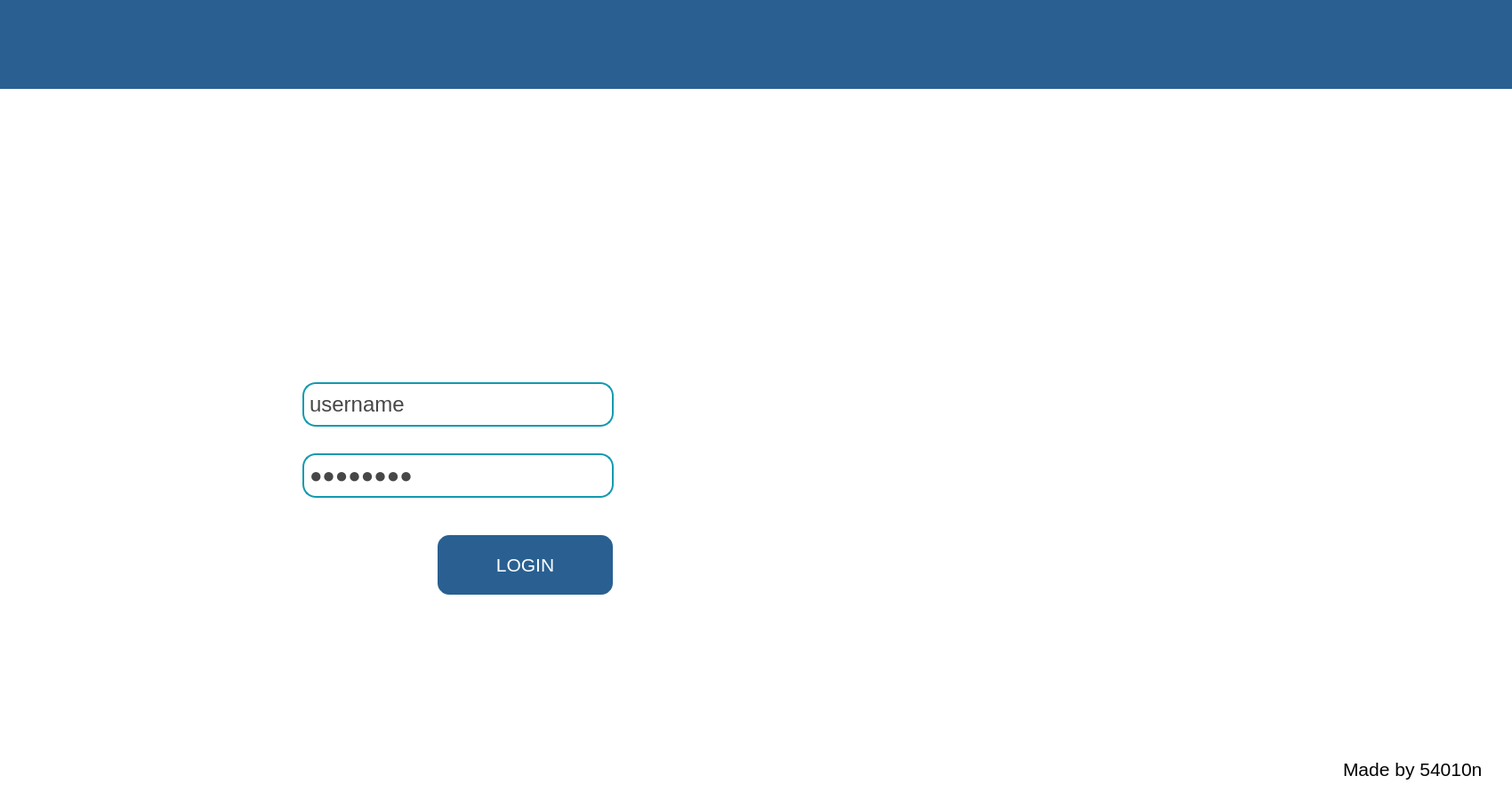
<?xml version="1.0" encoding="UTF-8"?>
<ui version="4.0">
 <class>LoginForm</class>
 <widget class="QWidget" name="LoginForm">
  <property name="geometry">
   <rect>
    <x>0</x>
    <y>0</y>
    <width>1700</width>
    <height>900</height>
   </rect>
  </property>
  <property name="sizePolicy">
   <sizepolicy hsizetype="Preferred" vsizetype="Preferred">
    <horstretch>0</horstretch>
    <verstretch>0</verstretch>
   </sizepolicy>
  </property>
  <property name="minimumSize">
   <size>
    <width>1700</width>
    <height>900</height>
   </size>
  </property>
  <property name="maximumSize">
   <size>
    <width>1700</width>
    <height>900</height>
   </size>
  </property>
  <property name="windowTitle">
   <string>WELCOME</string>
  </property>
  <property name="windowIcon">
   <iconset>
    <normaloff>uit.ico</normaloff>uit.ico</iconset>
  </property>
  <property name="styleSheet">
   <string notr="true">background-color:white;</string>
  </property>
  <widget class="QLabel" name="label_2">
   <property name="geometry">
    <rect>
     <x>430</x>
     <y>230</y>
     <width>171</width>
     <height>141</height>
    </rect>
   </property>
   <property name="text">
    <string/>
   </property>
   <property name="pixmap">
    <pixmap>uit.png</pixmap>
   </property>
  </widget>
  <widget class="QLabel" name="label_3">
   <property name="geometry">
    <rect>
     <x>295</x>
     <y>435</y>
     <width>31</width>
     <height>41</height>
    </rect>
   </property>
   <property name="text">
    <string/>
   </property>
   <property name="pixmap">
    <pixmap>user.png</pixmap>
   </property>
  </widget>
  <widget class="QLabel" name="label_4">
   <property name="geometry">
    <rect>
     <x>290</x>
     <y>510</y>
     <width>31</width>
     <height>41</height>
    </rect>
   </property>
   <property name="text">
    <string/>
   </property>
   <property name="pixmap">
    <pixmap>pass.png</pixmap>
   </property>
  </widget>
  <widget class="QLineEdit" name="lineUsername">
   <property name="geometry">
    <rect>
     <x>340</x>
     <y>430</y>
     <width>350</width>
     <height>50</height>
    </rect>
   </property>
   <property name="font">
    <font>
     <pointsize>18</pointsize>
    </font>
   </property>
   <property name="styleSheet">
    <string notr="true">background-color: white; border-style: solid; border-width: 2px; border-radius: 15px; border-color: rgb(18,153,175); padding: 4px; color: #474747;</string>
   </property>
   <property name="text">
    <string>username</string>
   </property>
  </widget>
  <widget class="QLineEdit" name="linePassword">
   <property name="geometry">
    <rect>
     <x>340</x>
     <y>510</y>
     <width>350</width>
     <height>50</height>
    </rect>
   </property>
   <property name="font">
    <font>
     <pointsize>18</pointsize>
    </font>
   </property>
   <property name="styleSheet">
    <string notr="true">background-color: white; border-style: solid; border-width: 2px; border-radius: 15px; border-color: rgb(18,153,175); padding: 4px; color: #474747;</string>
   </property>
   <property name="text">
    <string>19522307</string>
   </property>
   <property name="echoMode">
    <enum>QLineEdit::Password</enum>
   </property>
  </widget>
  <widget class="QPushButton" name="buttonLogin">
   <property name="geometry">
    <rect>
     <x>490</x>
     <y>600</y>
     <width>201</width>
     <height>71</height>
    </rect>
   </property>
   <property name="font">
    <font>
     <pointsize>16</pointsize>
    </font>
   </property>
   <property name="styleSheet">
    <string notr="true">background-color: #296091; border-style: outset; border-width: 2px; border-radius: 15px; border-color: white; padding: 4px; color:white</string>
   </property>
   <property name="text">
    <string>LOGIN</string>
   </property>
  </widget>
  <widget class="QLabel" name="label_5">
   <property name="geometry">
    <rect>
     <x>0</x>
     <y>0</y>
     <width>1700</width>
     <height>100</height>
    </rect>
   </property>
   <property name="styleSheet">
    <string notr="true">background-color: #296091;</string>
   </property>
   <property name="text">
    <string/>
   </property>
  </widget>
  <widget class="QLabel" name="label_6">
   <property name="geometry">
    <rect>
     <x>1510</x>
     <y>850</y>
     <width>171</width>
     <height>31</height>
    </rect>
   </property>
   <property name="font">
    <font>
     <pointsize>16</pointsize>
    </font>
   </property>
   <property name="text">
    <string>Made by 54010n</string>
   </property>
  </widget>
  <widget class="QLabel" name="label">
   <property name="geometry">
    <rect>
     <x>920</x>
     <y>180</y>
     <width>721</width>
     <height>591</height>
    </rect>
   </property>
   <property name="text">
    <string/>
   </property>
   <property name="pixmap">
    <pixmap>pictureLogin.png</pixmap>
   </property>
  </widget>
 </widget>
 <resources/>
 <connections/>
</ui>
